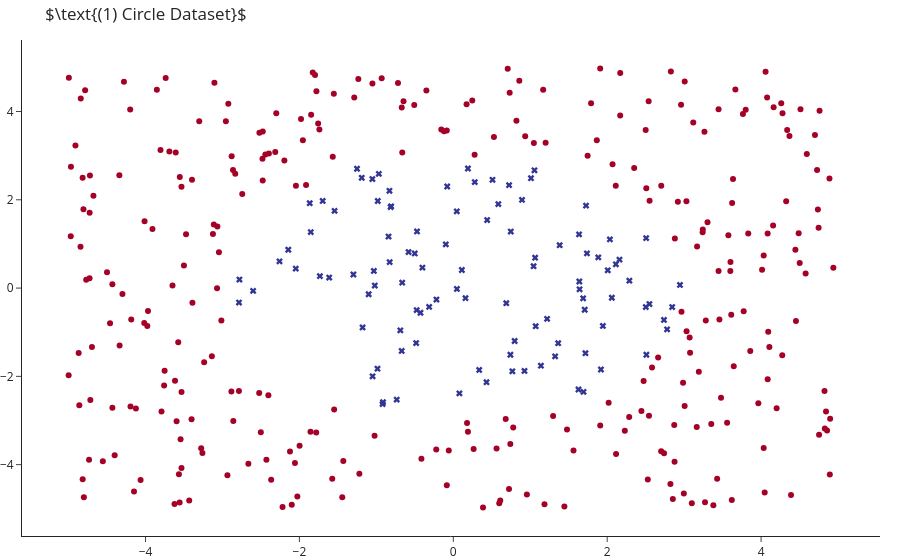

The notebook cell saved with this chart:
### Markdown cell above
## Generate Data Scenario
To load the desired dataset call corresponding function

### Code cell
np.random.seed(1)
m = 400
symbols = np.array(["circle", "x"])

def triangle():
    x = np.random.uniform(low=-5, high=5, size=(m, 2))
    return (x, np.array(x[:,0] < x[:,1], dtype=np.int)), "Linear Separation"
    
def circular(radius=9):
    x = np.random.uniform(low=-5, high=5, size=(m, 2))
    return (x, np.array(x[:,0]**2 + x[:,1]**2 <= radius, dtype=np.int)), "Circle"

def rectangles():
    x = np.random.uniform(low=-5, high=5, size=(m, 2))
    return (x, np.array( ((-5 <= x[:,0]) & (x[:,0] <= 0) & (-4 <= x[:,1]) & (x[:, 1] <= 0)) |
                         ((1 <= x[:,0])  & (x[:,0] <= 5) & (-1 <= x[:,1]) & (x[:, 1] <= 4)), dtype=np.int)), \
    "Two Rectangles"

def gaussians(p=.5):
    mu, cov = np.array([[-2,-2], [2,1]]), np.array([[[.6, .4], [.4, .6]], [[1.4, -0.9], [-0.9, .6 ]]])
    
    x, y = [], []
    for _ in range(m):
        y.append(int(np.random.uniform() <= p))
        x.append(np.random.multivariate_normal(mu[y[-1]], cov[y[-1]]))
    return (np.array(x), np.array(y)), "Two Gaussians"

def moons():
    return make_moons(n_samples=m, noise=0.2, random_state=0), "Moons"


# To load different datasets replace `triangle()` with one of the other possible datasets
(X, y), title = circular()
lims = np.array([X.min(axis=0), X.max(axis=0)]).T + np.array([-.2, .2])

go.Figure(data=[go.Scatter(x=X[:,0], y=X[:,1], mode="markers", showlegend=False,
                           marker=dict(color=y, symbol=symbols[y], colorscale=[custom[0], custom[-1]]))], 
          layout=go.Layout(title= rf"$\text{{(1) {title} Dataset}}$")).show()

### Figure 1 — Plotly figure (JSON) as saved in the notebook; plotly's stock layout.template omitted (floating-point values rounded to 4 significant figures; data arrays with more than 128 entries replaced by an {"elided": "..."} marker saying what was removed)
{"data": [{"marker": {"color": {"elided": "400 int values"}, "colorscale": [[0, "rgb(165,0,38)"], [1, "rgb(49,54,149)"]], "symbol": {"elided": "400 str values"}}, "mode": "markers", "showlegend": false, "type": "scatter", "x": {"elided": "400 float values"}, "y": {"elided": "400 float values"}}], "layout": {"title": {"text": "$\\text{(1) Circle Dataset}$"}}}
